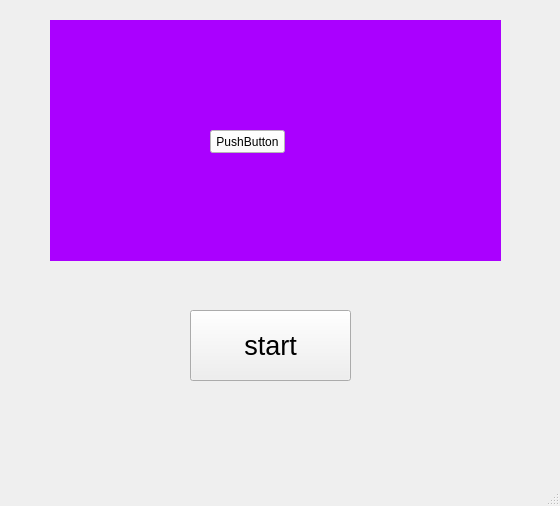
<?xml version="1.0" encoding="UTF-8"?>
<ui version="4.0">
 <class>MainWindow</class>
 <widget class="QMainWindow" name="MainWindow">
  <property name="geometry">
   <rect>
    <x>0</x>
    <y>0</y>
    <width>560</width>
    <height>506</height>
   </rect>
  </property>
  <property name="windowTitle">
   <string>MainWindow</string>
  </property>
  <widget class="QWidget" name="centralwidget">
   <widget class="QPushButton" name="Button_start">
    <property name="geometry">
     <rect>
      <x>190</x>
      <y>310</y>
      <width>161</width>
      <height>71</height>
     </rect>
    </property>
    <property name="font">
     <font>
      <pointsize>20</pointsize>
     </font>
    </property>
    <property name="text">
     <string>start</string>
    </property>
   </widget>
   <widget class="QStackedWidget" name="stackedWidget">
    <property name="geometry">
     <rect>
      <x>50</x>
      <y>20</y>
      <width>451</width>
      <height>241</height>
     </rect>
    </property>
    <property name="styleSheet">
     <string notr="true"/>
    </property>
    <property name="currentIndex">
     <number>1</number>
    </property>
    <widget class="QWidget" name="page">
     <property name="styleSheet">
      <string notr="true">background-color: rgb(170, 170, 255);</string>
     </property>
     <widget class="QCheckBox" name="checkBox">
      <property name="geometry">
       <rect>
        <x>180</x>
        <y>100</y>
        <width>70</width>
        <height>17</height>
       </rect>
      </property>
      <property name="text">
       <string>CheckBox</string>
      </property>
     </widget>
    </widget>
    <widget class="QWidget" name="page_2">
     <property name="styleSheet">
      <string notr="true">background-color: rgb(170, 0, 255);</string>
     </property>
     <widget class="QPushButton" name="pushButton">
      <property name="geometry">
       <rect>
        <x>160</x>
        <y>110</y>
        <width>75</width>
        <height>23</height>
       </rect>
      </property>
      <property name="styleSheet">
       <string notr="true">background-color: rgb(255, 255, 255);</string>
      </property>
      <property name="text">
       <string>PushButton</string>
      </property>
     </widget>
    </widget>
   </widget>
  </widget>
  <widget class="QMenuBar" name="menubar">
   <property name="geometry">
    <rect>
     <x>0</x>
     <y>0</y>
     <width>560</width>
     <height>21</height>
    </rect>
   </property>
  </widget>
  <widget class="QStatusBar" name="statusbar"/>
 </widget>
 <resources/>
 <connections/>
</ui>
